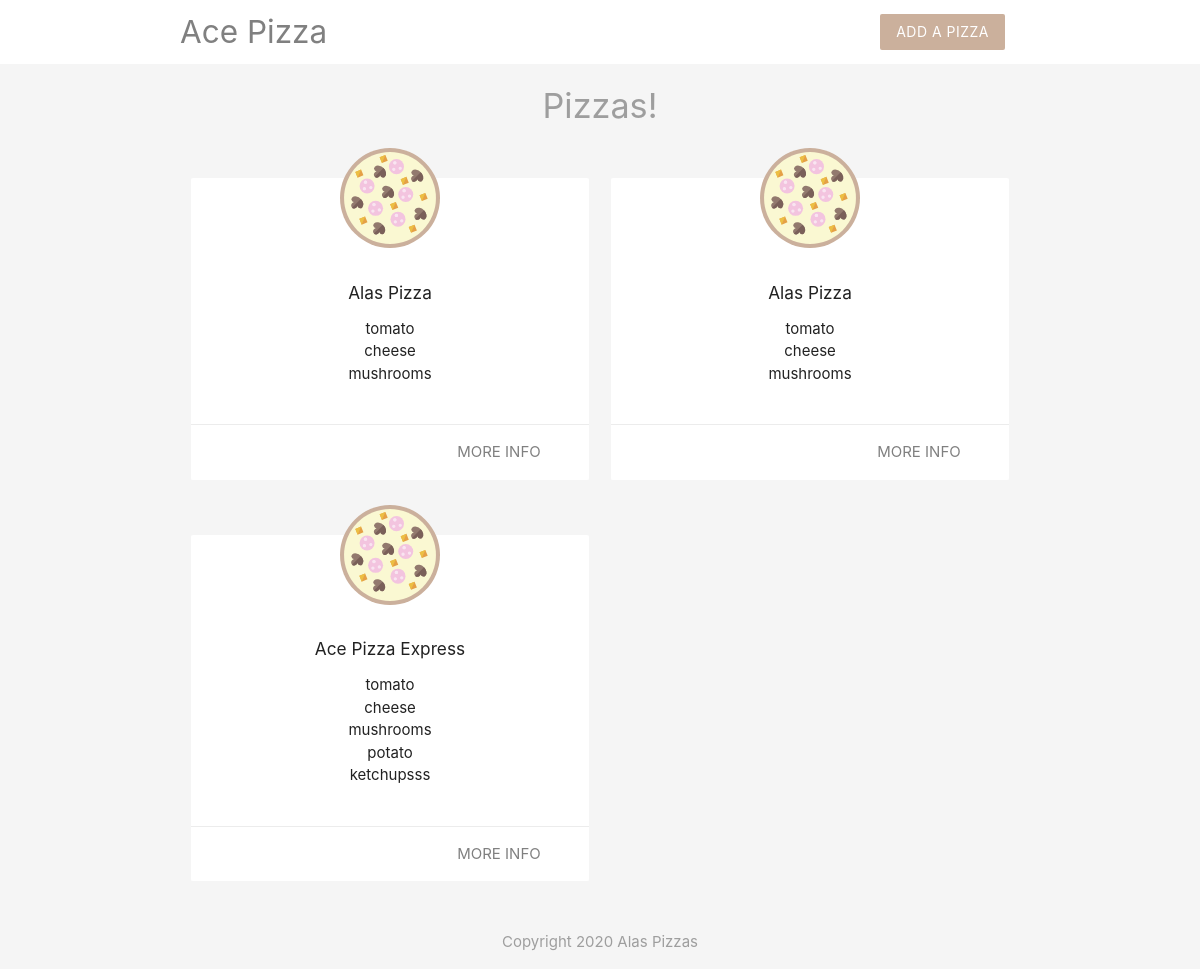
The page / on the database its author committed.
### tables this page shows
CREATE TABLE `pizzas` (
  `id` int(11) NOT NULL,
  `title` varchar(255) NOT NULL,
  `ingredients` varchar(255) NOT NULL,
  `email` varchar(255) NOT NULL,
  `created_at` timestamp NOT NULL DEFAULT current_timestamp()
);

### index.php (the view, shortened to what this page needs)
<?php
include 'db.php';
 $queryselect = 'SELECT title , ingredients , id FROM pizzas ORDER BY created_at';
 $result = mysqli_query($conn, $queryselect);
 $pizzas = mysqli_fetch_all($result, MYSQLI_ASSOC);
?>
<?php include 'templates/header.php'; ?>
  <h4 class="center grey-text">Pizzas!</h4>
  <div class="container">
    <div class="row">
    <?php foreach($pizzas as $pizza) : ?>
      <div class="col s6 md3">
      <div class="card z-depth-0">
        <img src="img/pizza.svg" alt="" class="pizza">
      <div class="card-content center">
        <h6><?php echo htmlentities($pizza['title']) ?></h6>
        <ul>
        <?php foreach(explode(',',$pizza['ingredients']) as $ingredients ) : ?>
            <li><?php echo htmlentities($ingredients); ?></li>
        <?php endforeach ?>
        </ul>
      </div>
      <div class="card-action right-align">
      <a href="details.php?id=<?php echo $pizza['id']?>" class="brand-text">more info</a>
      </div>
      </div>
      </div>
    <?php endforeach ?>
    </div>
  </div>
<?php include 'templates/footer.php'; ?>

### templates/header.php (shortened to what this page needs)
<!DOCTYPE html>
<html lang="en">
<head>
    <link rel="stylesheet" href="https://cdnjs.cloudflare.com/ajax/libs/materialize/1.0.0/css/materialize.min.css">
</head>
<body class="grey lighten-4">
    <nav class="white z-depth-0">
        <div class="container">
            <a href="index.php" class="brand-logo brand-text">Ace Pizza</a>
            <ul id="nav-mobile" class="right hide-on-small-and-down">
             <li> <a href="add.php" class="btn brand z-depth-0">Add a Pizza</a> </li>
            </ul>
        </div>
    </nav>

### templates/footer.php (shortened to what this page needs)
</body>
<footer class="section">
    <div class="center grey-text"> Copyright 2020 Alas Pizzas</div>
</footer>
</html>

### templates/header.php (style rules this page uses)
.brand { background: #cbb09c !important; }
.brand-text { color: gray !important; }
.pizza { width: 100px; margin: 40px auto -30px; display: block; position: relative; top: -30px; }

### rows shown on the page
pizzas: title "Alas Pizza", ingredients "tomato", ingredients "cheese", ingredients "mushrooms"
pizzas: title "Alas Pizza", ingredients "tomato", ingredients "cheese", ingredients "mushrooms"
pizzas: title "Ace Pizza Express", ingredients "tomato", ingredients "cheese", ingredients "mushrooms", ingredients "potato", ingredients "ketchupsss"
